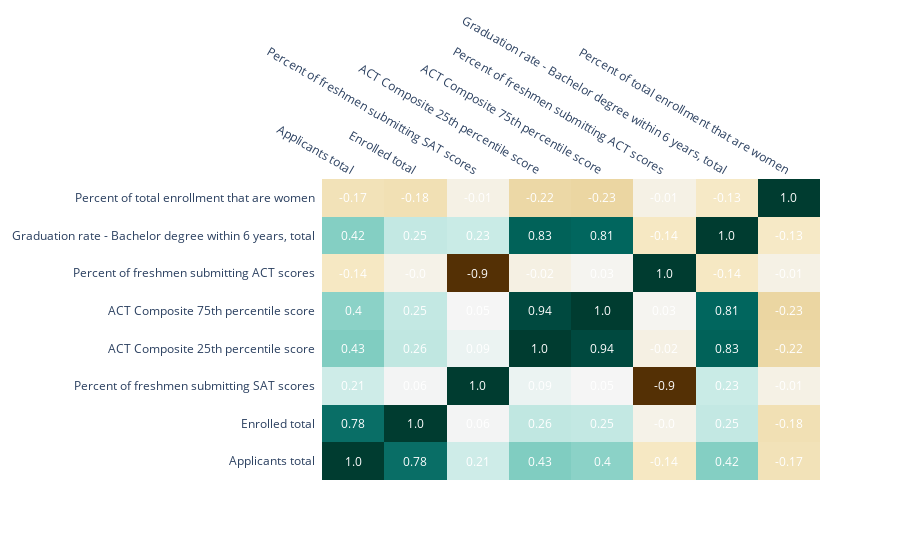

Notebook code for this chart:
### Code cell
fig = ff.create_annotated_heatmap(df_corr.values.tolist(), x=df_corr.columns.tolist(), 
                                  y=df_corr.columns.tolist(), colorscale='BrBG')

fig.show()

### Figure 1 — Plotly figure (JSON) as saved in the notebook; plotly's stock layout.template omitted (floating-point values rounded to 4 significant figures)
{"data": [{"colorscale": [[0, "rgb(84,48,5)"], [0.1, "rgb(140,81,10)"], [0.2, "rgb(191,129,45)"], [0.3, "rgb(223,194,125)"], [0.4, "rgb(246,232,195)"], [0.5, "rgb(245,245,245)"], [0.6, "rgb(199,234,229)"], [0.7, "rgb(128,205,193)"], [0.8, "rgb(53,151,143)"], [0.9, "rgb(1,102,94)"], [1, "rgb(0,60,48)"]], "reversescale": false, "showscale": false, "type": "heatmap", "x": ["Applicants total", "Enrolled total", "Percent of freshmen submitting SAT scores", "ACT Composite 25th percentile score", "ACT Composite 75th percentile score", "Percent of freshmen submitting ACT scores", "Graduation rate - Bachelor degree within 6 years, total", "Percent of total enrollment that are women"], "y": ["Applicants total", "Enrolled total", "Percent of freshmen submitting SAT scores", "ACT Composite 25th percentile score", "ACT Composite 75th percentile score", "Percent of freshmen submitting ACT scores", "Graduation rate - Bachelor degree within 6 years, total", "Percent of total enrollment that are women"], "z": [[1, 0.78, 0.21, 0.43, 0.4, -0.14, 0.42, -0.17], [0.78, 1, 0.06, 0.26, 0.25, 0, 0.25, -0.18], [0.21, 0.06, 1, 0.09, 0.05, -0.9, 0.23, -0.01], [0.43, 0.26, 0.09, 1, 0.94, -0.02, 0.83, -0.22], [0.4, 0.25, 0.05, 0.94, 1, 0.03, 0.81, -0.23], [-0.14, 0, -0.9, -0.02, 0.03, 1, -0.14, -0.01], [0.42, 0.25, 0.23, 0.83, 0.81, -0.14, 1, -0.13], [-0.17, -0.18, -0.01, -0.22, -0.23, -0.01, -0.13, 1]]}], "layout": {"annotations": [{"font": {"color": "#FFFFFF"}, "showarrow": false, "text": "1.0", "x": "Applicants total", "xref": "x", "y": "Applicants total", "yref": "y"}, {"font": {"color": "#FFFFFF"}, "showarrow": false, "text": "0.78", "x": "Enrolled total", "xref": "x", "y": "Applicants total", "yref": "y"}, {"font": {"color": "#FFFFFF"}, "showarrow": false, "text": "0.21", "x": "Percent of freshmen submitting SAT scores", "xref": "x", "y": "Applicants total", "yref": "y"}, {"font": {"color": "#FFFFFF"}, "showarrow": false, "text": "0.43", "x": "ACT Composite 25th percentile score", "xref": "x", "y": "Applicants total", "yref": "y"}, {"font": {"color": "#FFFFFF"}, "showarrow": false, "text": "0.4", "x": "ACT Composite 75th percentile score", "xref": "x", "y": "Applicants total", "yref": "y"}, {"font": {"color": "#FFFFFF"}, "showarrow": false, "text": "-0.14", "x": "Percent of freshmen submitting ACT scores", "xref": "x", "y": "Applicants total", "yref": "y"}, {"font": {"color": "#FFFFFF"}, "showarrow": false, "text": "0.42", "x": "Graduation rate - Bachelor degree within 6 years, total", "xref": "x", "y": "Applicants total", "yref": "y"}, {"font": {"color": "#FFFFFF"}, "showarrow": false, "text": "-0.17", "x": "Percent of total enrollment that are women", "xref": "x", "y": "Applicants total", "yref": "y"}, {"font": {"color": "#FFFFFF"}, "showarrow": false, "text": "0.78", "x": "Applicants total", "xref": "x", "y": "Enrolled total", "yref": "y"}, {"font": {"color": "#FFFFFF"}, "showarrow": false, "text": "1.0", "x": "Enrolled total", "xref": "x", "y": "Enrolled total", "yref": "y"}, {"font": {"color": "#FFFFFF"}, "showarrow": false, "text": "0.06", "x": "Percent of freshmen submitting SAT scores", "xref": "x", "y": "Enrolled total", "yref": "y"}, {"font": {"color": "#FFFFFF"}, "showarrow": false, "text": "0.26", "x": "ACT Composite 25th percentile score", "xref": "x", "y": "Enrolled total", "yref": "y"}, {"font": {"color": "#FFFFFF"}, "showarrow": false, "text": "0.25", "x": "ACT Composite 75th percentile score", "xref": "x", "y": "Enrolled total", "yref": "y"}, {"font": {"color": "#FFFFFF"}, "showarrow": false, "text": "-0.0", "x": "Percent of freshmen submitting ACT scores", "xref": "x", "y": "Enrolled total", "yref": "y"}, {"font": {"color": "#FFFFFF"}, "showarrow": false, "text": "0.25", "x": "Graduation rate - Bachelor degree within 6 years, total", "xref": "x", "y": "Enrolled total", "yref": "y"}, {"font": {"color": "#FFFFFF"}, "showarrow": false, "text": "-0.18", "x": "Percent of total enrollment that are women", "xref": "x", "y": "Enrolled total", "yref": "y"}, {"font": {"color": "#FFFFFF"}, "showarrow": false, "text": "0.21", "x": "Applicants total", "xref": "x", "y": "Percent of freshmen submitting SAT scores", "yref": "y"}, {"font": {"color": "#FFFFFF"}, "showarrow": false, "text": "0.06", "x": "Enrolled total", "xref": "x", "y": "Percent of freshmen submitting SAT scores", "yref": "y"}, {"font": {"color": "#FFFFFF"}, "showarrow": false, "text": "1.0", "x": "Percent of freshmen submitting SAT scores", "xref": "x", "y": "Percent of freshmen submitting SAT scores", "yref": "y"}, {"font": {"color": "#FFFFFF"}, "showarrow": false, "text": "0.09", "x": "ACT Composite 25th percentile score", "xref": "x", "y": "Percent of freshmen submitting SAT scores", "yref": "y"}, {"font": {"color": "#FFFFFF"}, "showarrow": false, "text": "0.05", "x": "ACT Composite 75th percentile score", "xref": "x", "y": "Percent of freshmen submitting SAT scores", "yref": "y"}, {"font": {"color": "#FFFFFF"}, "showarrow": false, "text": "-0.9", "x": "Percent of freshmen submitting ACT scores", "xref": "x", "y": "Percent of freshmen submitting SAT scores", "yref": "y"}, {"font": {"color": "#FFFFFF"}, "showarrow": false, "text": "0.23", "x": "Graduation rate - Bachelor degree within 6 years, total", "xref": "x", "y": "Percent of freshmen submitting SAT scores", "yref": "y"}, {"font": {"color": "#FFFFFF"}, "showarrow": false, "text": "-0.01", "x": "Percent of total enrollment that are women", "xref": "x", "y": "Percent of freshmen submitting SAT scores", "yref": "y"}, {"font": {"color": "#FFFFFF"}, "showarrow": false, "text": "0.43", "x": "Applicants total", "xref": "x", "y": "ACT Composite 25th percentile score", "yref": "y"}, {"font": {"color": "#FFFFFF"}, "showarrow": false, "text": "0.26", "x": "Enrolled total", "xref": "x", "y": "ACT Composite 25th percentile score", "yref": "y"}, {"font": {"color": "#FFFFFF"}, "showarrow": false, "text": "0.09", "x": "Percent of freshmen submitting SAT scores", "xref": "x", "y": "ACT Composite 25th percentile score", "yref": "y"}, {"font": {"color": "#FFFFFF"}, "showarrow": false, "text": "1.0", "x": "ACT Composite 25th percentile score", "xref": "x", "y": "ACT Composite 25th percentile score", "yref": "y"}, {"font": {"color": "#FFFFFF"}, "showarrow": false, "text": "0.94", "x": "ACT Composite 75th percentile score", "xref": "x", "y": "ACT Composite 25th percentile score", "yref": "y"}, {"font": {"color": "#FFFFFF"}, "showarrow": false, "text": "-0.02", "x": "Percent of freshmen submitting ACT scores", "xref": "x", "y": "ACT Composite 25th percentile score", "yref": "y"}, {"font": {"color": "#FFFFFF"}, "showarrow": false, "text": "0.83", "x": "Graduation rate - Bachelor degree within 6 years, total", "xref": "x", "y": "ACT Composite 25th percentile score", "yref": "y"}, {"font": {"color": "#FFFFFF"}, "showarrow": false, "text": "-0.22", "x": "Percent of total enrollment that are women", "xref": "x", "y": "ACT Composite 25th percentile score", "yref": "y"}, {"font": {"color": "#FFFFFF"}, "showarrow": false, "text": "0.4", "x": "Applicants total", "xref": "x", "y": "ACT Composite 75th percentile score", "yref": "y"}, {"font": {"color": "#FFFFFF"}, "showarrow": false, "text": "0.25", "x": "Enrolled total", "xref": "x", "y": "ACT Composite 75th percentile score", "yref": "y"}, {"font": {"color": "#FFFFFF"}, "showarrow": false, "text": "0.05", "x": "Percent of freshmen submitting SAT scores", "xref": "x", "y": "ACT Composite 75th percentile score", "yref": "y"}, {"font": {"color": "#FFFFFF"}, "showarrow": false, "text": "0.94", "x": "ACT Composite 25th percentile score", "xref": "x", "y": "ACT Composite 75th percentile score", "yref": "y"}, {"font": {"color": "#FFFFFF"}, "showarrow": false, "text": "1.0", "x": "ACT Composite 75th percentile score", "xref": "x", "y": "ACT Composite 75th percentile score", "yref": "y"}, {"font": {"color": "#FFFFFF"}, "showarrow": false, "text": "0.03", "x": "Percent of freshmen submitting ACT scores", "xref": "x", "y": "ACT Composite 75th percentile score", "yref": "y"}, {"font": {"color": "#FFFFFF"}, "showarrow": false, "text": "0.81", "x": "Graduation rate - Bachelor degree within 6 years, total", "xref": "x", "y": "ACT Composite 75th percentile score", "yref": "y"}, {"font": {"color": "#FFFFFF"}, "showarrow": false, "text": "-0.23", "x": "Percent of total enrollment that are women", "xref": "x", "y": "ACT Composite 75th percentile score", "yref": "y"}, {"font": {"color": "#FFFFFF"}, "showarrow": false, "text": "-0.14", "x": "Applicants total", "xref": "x", "y": "Percent of freshmen submitting ACT scores", "yref": "y"}, {"font": {"color": "#FFFFFF"}, "showarrow": false, "text": "-0.0", "x": "Enrolled total", "xref": "x", "y": "Percent of freshmen submitting ACT scores", "yref": "y"}, {"font": {"color": "#FFFFFF"}, "showarrow": false, "text": "-0.9", "x": "Percent of freshmen submitting SAT scores", "xref": "x", "y": "Percent of freshmen submitting ACT scores", "yref": "y"}, {"font": {"color": "#FFFFFF"}, "showarrow": false, "text": "-0.02", "x": "ACT Composite 25th percentile score", "xref": "x", "y": "Percent of freshmen submitting ACT scores", "yref": "y"}, {"font": {"color": "#FFFFFF"}, "showarrow": false, "text": "0.03", "x": "ACT Composite 75th percentile score", "xref": "x", "y": "Percent of freshmen submitting ACT scores", "yref": "y"}, {"font": {"color": "#FFFFFF"}, "showarrow": false, "text": "1.0", "x": "Percent of freshmen submitting ACT scores", "xref": "x", "y": "Percent of freshmen submitting ACT scores", "yref": "y"}, {"font": {"color": "#FFFFFF"}, "showarrow": false, "text": "-0.14", "x": "Graduation rate - Bachelor degree within 6 years, total", "xref": "x", "y": "Percent of freshmen submitting ACT scores", "yref": "y"}, {"font": {"color": "#FFFFFF"}, "showarrow": false, "text": "-0.01", "x": "Percent of total enrollment that are women", "xref": "x", "y": "Percent of freshmen submitting ACT scores", "yref": "y"}, {"font": {"color": "#FFFFFF"}, "showarrow": false, "text": "0.42", "x": "Applicants total", "xref": "x", "y": "Graduation rate - Bachelor degree within 6 years, total", "yref": "y"}, {"font": {"color": "#FFFFFF"}, "showarrow": false, "text": "0.25", "x": "Enrolled total", "xref": "x", "y": "Graduation rate - Bachelor degree within 6 years, total", "yref": "y"}, {"font": {"color": "#FFFFFF"}, "showarrow": false, "text": "0.23", "x": "Percent of freshmen submitting SAT scores", "xref": "x", "y": "Graduation rate - Bachelor degree within 6 years, total", "yref": "y"}, {"font": {"color": "#FFFFFF"}, "showarrow": false, "text": "0.83", "x": "ACT Composite 25th percentile score", "xref": "x", "y": "Graduation rate - Bachelor degree within 6 years, total", "yref": "y"}, {"font": {"color": "#FFFFFF"}, "showarrow": false, "text": "0.81", "x": "ACT Composite 75th percentile score", "xref": "x", "y": "Graduation rate - Bachelor degree within 6 years, total", "yref": "y"}, {"font": {"color": "#FFFFFF"}, "showarrow": false, "text": "-0.14", "x": "Percent of freshmen submitting ACT scores", "xref": "x", "y": "Graduation rate - Bachelor degree within 6 years, total", "yref": "y"}, {"font": {"color": "#FFFFFF"}, "showarrow": false, "text": "1.0", "x": "Graduation rate - Bachelor degree within 6 years, total", "xref": "x", "y": "Graduation rate - Bachelor degree within 6 years, total", "yref": "y"}, {"font": {"color": "#FFFFFF"}, "showarrow": false, "text": "-0.13", "x": "Percent of total enrollment that are women", "xref": "x", "y": "Graduation rate - Bachelor degree within 6 years, total", "yref": "y"}, {"font": {"color": "#FFFFFF"}, "showarrow": false, "text": "-0.17", "x": "Applicants total", "xref": "x", "y": "Percent of total enrollment that are women", "yref": "y"}, {"font": {"color": "#FFFFFF"}, "showarrow": false, "text": "-0.18", "x": "Enrolled total", "xref": "x", "y": "Percent of total enrollment that are women", "yref": "y"}, {"font": {"color": "#FFFFFF"}, "showarrow": false, "text": "-0.01", "x": "Percent of freshmen submitting SAT scores", "xref": "x", "y": "Percent of total enrollment that are women", "yref": "y"}, {"font": {"color": "#FFFFFF"}, "showarrow": false, "text": "-0.22", "x": "ACT Composite 25th percentile score", "xref": "x", "y": "Percent of total enrollment that are women", "yref": "y"}, {"font": {"color": "#FFFFFF"}, "showarrow": false, "text": "-0.23", "x": "ACT Composite 75th percentile score", "xref": "x", "y": "Percent of total enrollment that are women", "yref": "y"}, {"font": {"color": "#FFFFFF"}, "showarrow": false, "text": "-0.01", "x": "Percent of freshmen submitting ACT scores", "xref": "x", "y": "Percent of total enrollment that are women", "yref": "y"}, {"font": {"color": "#FFFFFF"}, "showarrow": false, "text": "-0.13", "x": "Graduation rate - Bachelor degree within 6 years, total", "xref": "x", "y": "Percent of total enrollment that are women", "yref": "y"}, {"font": {"color": "#FFFFFF"}, "showarrow": false, "text": "1.0", "x": "Percent of total enrollment that are women", "xref": "x", "y": "Percent of total enrollment that are women", "yref": "y"}], "xaxis": {"dtick": 1, "gridcolor": "rgb(0, 0, 0)", "side": "top", "ticks": ""}, "yaxis": {"dtick": 1, "ticks": "", "ticksuffix": "  "}}}
